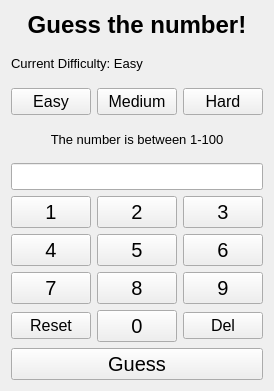
<?xml version="1.0" encoding="UTF-8"?>
<ui version="4.0">
 <class>Form</class>
 <widget class="QWidget" name="Form">
  <property name="geometry">
   <rect>
    <x>0</x>
    <y>0</y>
    <width>261</width>
    <height>391</height>
   </rect>
  </property>
  <property name="sizePolicy">
   <sizepolicy hsizetype="Preferred" vsizetype="Preferred">
    <horstretch>0</horstretch>
    <verstretch>0</verstretch>
   </sizepolicy>
  </property>
  <property name="windowTitle">
   <string>Form</string>
  </property>
  <layout class="QVBoxLayout" name="verticalLayout">
   <item>
    <layout class="QVBoxLayout" name="verticalLayout_2" stretch="0">
     <item>
      <layout class="QVBoxLayout" name="verticalLayout_3" stretch="0,0,0,0,0,0,1">
       <item>
        <widget class="QLabel" name="game_label">
         <property name="sizePolicy">
          <sizepolicy hsizetype="Preferred" vsizetype="Fixed">
           <horstretch>0</horstretch>
           <verstretch>0</verstretch>
          </sizepolicy>
         </property>
         <property name="minimumSize">
          <size>
           <width>0</width>
           <height>0</height>
          </size>
         </property>
         <property name="font">
          <font>
           <pointsize>18</pointsize>
           <bold>true</bold>
          </font>
         </property>
         <property name="text">
          <string>Guess the number!</string>
         </property>
         <property name="alignment">
          <set>Qt::AlignCenter</set>
         </property>
        </widget>
       </item>
       <item>
        <widget class="QLabel" name="level_label">
         <property name="font">
          <font>
           <pointsize>10</pointsize>
           <bold>false</bold>
          </font>
         </property>
         <property name="text">
          <string>Current Difficulty: Easy</string>
         </property>
         <property name="alignment">
          <set>Qt::AlignLeading|Qt::AlignLeft|Qt::AlignVCenter</set>
         </property>
        </widget>
       </item>
       <item>
        <layout class="QHBoxLayout" name="horizontalLayout">
         <item>
          <widget class="QPushButton" name="button_easy">
           <property name="font">
            <font>
             <pointsize>12</pointsize>
            </font>
           </property>
           <property name="text">
            <string>Easy</string>
           </property>
          </widget>
         </item>
         <item>
          <widget class="QPushButton" name="button_medium">
           <property name="font">
            <font>
             <pointsize>12</pointsize>
            </font>
           </property>
           <property name="text">
            <string>Medium</string>
           </property>
          </widget>
         </item>
         <item>
          <widget class="QPushButton" name="button_hard">
           <property name="font">
            <font>
             <pointsize>12</pointsize>
            </font>
           </property>
           <property name="text">
            <string>Hard</string>
           </property>
          </widget>
         </item>
        </layout>
       </item>
       <item>
        <widget class="QLabel" name="rule_label">
         <property name="font">
          <font>
           <pointsize>10</pointsize>
          </font>
         </property>
         <property name="text">
          <string>The number is between 1-100</string>
         </property>
         <property name="alignment">
          <set>Qt::AlignCenter</set>
         </property>
        </widget>
       </item>
       <item>
        <widget class="QLineEdit" name="number_input">
         <property name="font">
          <font>
           <pointsize>12</pointsize>
          </font>
         </property>
         <property name="alignment">
          <set>Qt::AlignCenter</set>
         </property>
        </widget>
       </item>
       <item>
        <layout class="QGridLayout" name="gridLayout_2">
         <item row="3" column="0">
          <widget class="QPushButton" name="button7">
           <property name="sizePolicy">
            <sizepolicy hsizetype="Minimum" vsizetype="Maximum">
             <horstretch>0</horstretch>
             <verstretch>0</verstretch>
            </sizepolicy>
           </property>
           <property name="font">
            <font>
             <pointsize>15</pointsize>
            </font>
           </property>
           <property name="text">
            <string>7</string>
           </property>
          </widget>
         </item>
         <item row="1" column="1">
          <widget class="QPushButton" name="button2">
           <property name="sizePolicy">
            <sizepolicy hsizetype="Minimum" vsizetype="Maximum">
             <horstretch>0</horstretch>
             <verstretch>0</verstretch>
            </sizepolicy>
           </property>
           <property name="font">
            <font>
             <pointsize>15</pointsize>
            </font>
           </property>
           <property name="text">
            <string>2</string>
           </property>
          </widget>
         </item>
         <item row="3" column="1">
          <widget class="QPushButton" name="button8">
           <property name="sizePolicy">
            <sizepolicy hsizetype="Minimum" vsizetype="Maximum">
             <horstretch>0</horstretch>
             <verstretch>0</verstretch>
            </sizepolicy>
           </property>
           <property name="font">
            <font>
             <pointsize>15</pointsize>
            </font>
           </property>
           <property name="text">
            <string>8</string>
           </property>
          </widget>
         </item>
         <item row="1" column="0">
          <widget class="QPushButton" name="button1">
           <property name="sizePolicy">
            <sizepolicy hsizetype="Minimum" vsizetype="Maximum">
             <horstretch>0</horstretch>
             <verstretch>0</verstretch>
            </sizepolicy>
           </property>
           <property name="font">
            <font>
             <pointsize>15</pointsize>
            </font>
           </property>
           <property name="text">
            <string>1</string>
           </property>
          </widget>
         </item>
         <item row="4" column="2">
          <widget class="QPushButton" name="button_delete">
           <property name="sizePolicy">
            <sizepolicy hsizetype="Minimum" vsizetype="Maximum">
             <horstretch>0</horstretch>
             <verstretch>0</verstretch>
            </sizepolicy>
           </property>
           <property name="font">
            <font>
             <pointsize>12</pointsize>
            </font>
           </property>
           <property name="text">
            <string>Del</string>
           </property>
          </widget>
         </item>
         <item row="3" column="2">
          <widget class="QPushButton" name="button9">
           <property name="sizePolicy">
            <sizepolicy hsizetype="Minimum" vsizetype="Maximum">
             <horstretch>0</horstretch>
             <verstretch>0</verstretch>
            </sizepolicy>
           </property>
           <property name="font">
            <font>
             <pointsize>15</pointsize>
            </font>
           </property>
           <property name="text">
            <string>9</string>
           </property>
          </widget>
         </item>
         <item row="2" column="0">
          <widget class="QPushButton" name="button4">
           <property name="sizePolicy">
            <sizepolicy hsizetype="Minimum" vsizetype="Maximum">
             <horstretch>0</horstretch>
             <verstretch>0</verstretch>
            </sizepolicy>
           </property>
           <property name="font">
            <font>
             <pointsize>15</pointsize>
            </font>
           </property>
           <property name="text">
            <string>4</string>
           </property>
          </widget>
         </item>
         <item row="1" column="2">
          <widget class="QPushButton" name="button3">
           <property name="sizePolicy">
            <sizepolicy hsizetype="Minimum" vsizetype="Maximum">
             <horstretch>0</horstretch>
             <verstretch>0</verstretch>
            </sizepolicy>
           </property>
           <property name="font">
            <font>
             <pointsize>15</pointsize>
            </font>
           </property>
           <property name="text">
            <string>3</string>
           </property>
          </widget>
         </item>
         <item row="4" column="0">
          <widget class="QPushButton" name="button_reset">
           <property name="sizePolicy">
            <sizepolicy hsizetype="Minimum" vsizetype="Maximum">
             <horstretch>0</horstretch>
             <verstretch>0</verstretch>
            </sizepolicy>
           </property>
           <property name="font">
            <font>
             <pointsize>12</pointsize>
            </font>
           </property>
           <property name="text">
            <string>Reset</string>
           </property>
          </widget>
         </item>
         <item row="2" column="1">
          <widget class="QPushButton" name="button5">
           <property name="sizePolicy">
            <sizepolicy hsizetype="Minimum" vsizetype="Maximum">
             <horstretch>0</horstretch>
             <verstretch>0</verstretch>
            </sizepolicy>
           </property>
           <property name="font">
            <font>
             <pointsize>15</pointsize>
            </font>
           </property>
           <property name="text">
            <string>5</string>
           </property>
          </widget>
         </item>
         <item row="4" column="1">
          <widget class="QPushButton" name="button0">
           <property name="sizePolicy">
            <sizepolicy hsizetype="Minimum" vsizetype="Maximum">
             <horstretch>0</horstretch>
             <verstretch>0</verstretch>
            </sizepolicy>
           </property>
           <property name="font">
            <font>
             <pointsize>15</pointsize>
            </font>
           </property>
           <property name="text">
            <string>0</string>
           </property>
          </widget>
         </item>
         <item row="2" column="2">
          <widget class="QPushButton" name="button6">
           <property name="sizePolicy">
            <sizepolicy hsizetype="Minimum" vsizetype="Maximum">
             <horstretch>0</horstretch>
             <verstretch>0</verstretch>
            </sizepolicy>
           </property>
           <property name="font">
            <font>
             <pointsize>15</pointsize>
            </font>
           </property>
           <property name="text">
            <string>6</string>
           </property>
          </widget>
         </item>
        </layout>
       </item>
       <item>
        <widget class="QPushButton" name="button_guess">
         <property name="font">
          <font>
           <pointsize>15</pointsize>
          </font>
         </property>
         <property name="text">
          <string>Guess</string>
         </property>
        </widget>
       </item>
      </layout>
     </item>
    </layout>
   </item>
  </layout>
 </widget>
 <resources/>
 <connections/>
</ui>
